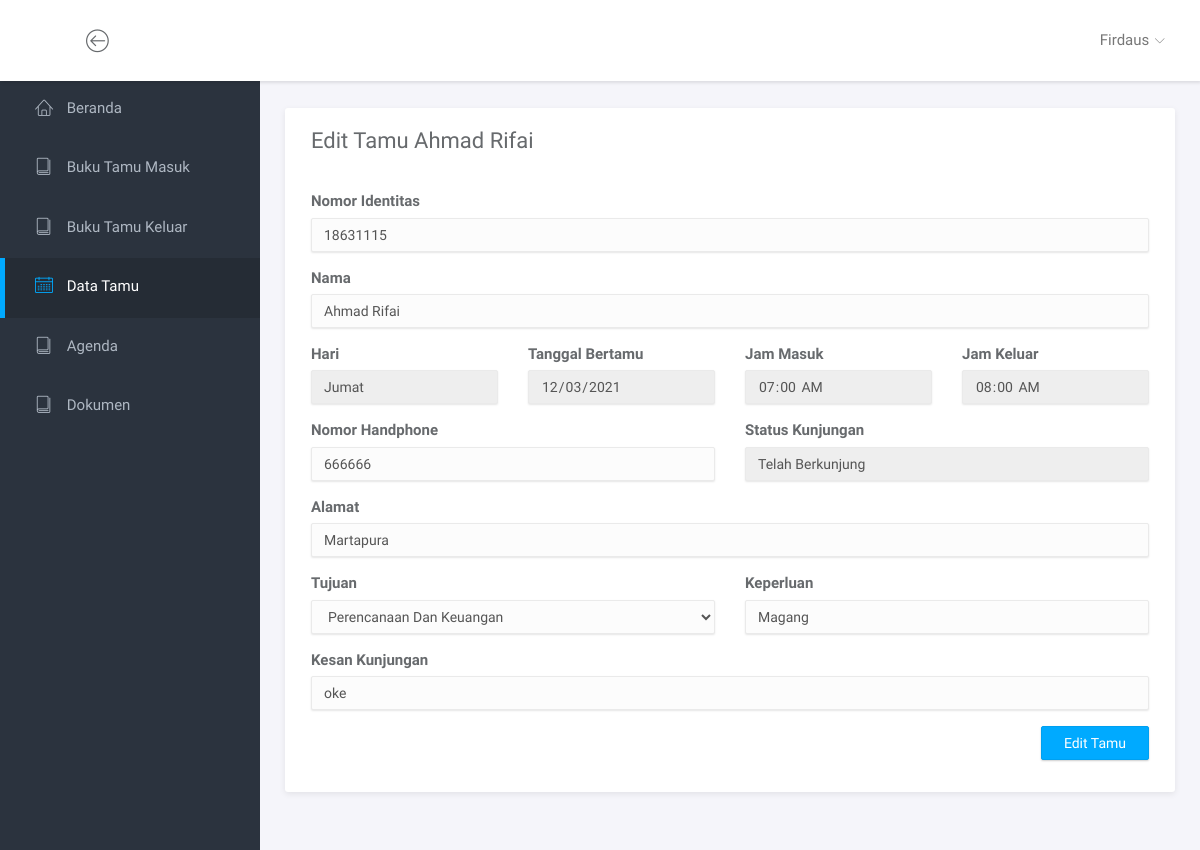
The app's page /index.php?page=edit_tamu&id_tamu=6 (signed in), older data.
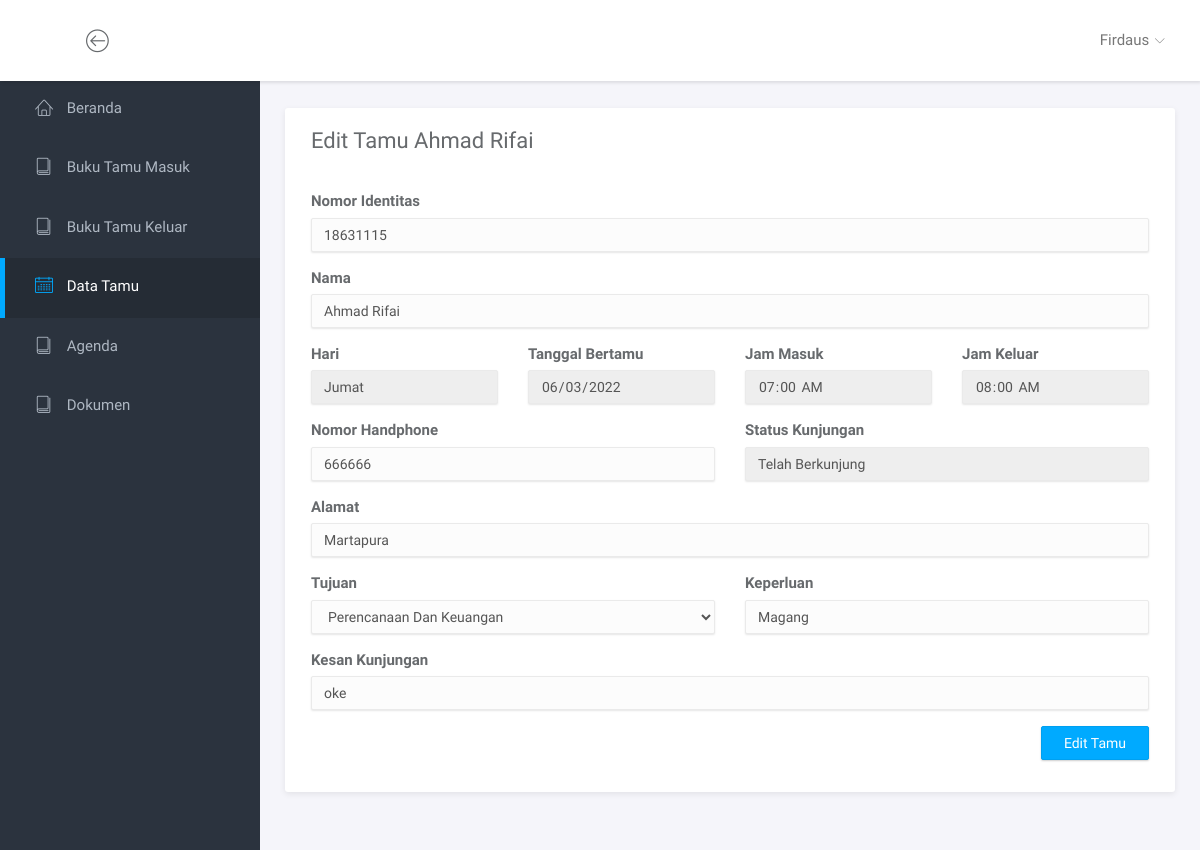
The same page, newer data.
### tables this page shows
CREATE TABLE `tabel_buku_tamu` (
    id_tamu INT NOT NULL AUTO_INCREMENT,
    id_user INT NOT NULL,
    id_ruangan INT NOT NULL,
    nomor_identitas VARCHAR(255) NOT NULL,
    nama VARCHAR(255) NOT NULL,
    tanggal DATE NOT NULL,
    jam_masuk TIME NOT NULL,
    jam_keluar TIME NULL,
    alamat VARCHAR(255) NOT NULL,
    nomor_handphone VARCHAR(15) NOT NULL,
    keperluan VARCHAR(255) NOT NULL,
    status_kunjungan ENUM('SEDANG BERKUNJUNG', 'TELAH BERKUNJUNG') NOT NULL,
    kesan_kunjungan TEXT NOT NULL,
    PRIMARY KEY (id_tamu),
    FOREIGN KEY (id_user) REFERENCES tabel_user (id_user),
    FOREIGN KEY (id_ruangan) REFERENCES tabel_ruangan (id_ruangan)
);

### halaman_edit_data/halaman_edit_tamu.php (the view, shortened to what the changed rows need)
<?php
if (isset($_GET['id_tamu'])) {
    require_once "database/koneksi.php";
    $sql = "SELECT * FROM tabel_buku_tamu WHERE id_tamu=" . $_GET['id_tamu'];
    $result = $mysqli->query($sql);
    $row = $result->fetch_assoc();
} else
    echo "<script>" .
        "window.location.href='index.php?page=data_tamu';" .
        "</script>";
?>
<div class="main">
    <div class="main-content">
        <div class="container-fluid">
            <div class="panel panel-headline">
                <div class="panel-heading">
                    <h3 class="panel-title">Edit Tamu <?= $row['nama']; ?></h3>
                </div>
                <div class="panel-body">
                    <form action="" method="POST">
                        <div class="row" style="margin-bottom: 16px;">
                            <div class="col-md-12">
                                <label for="nomor_identitas" class="form-label">Nomor Identitas</label>
                                <input type="text" class="form-control" id="nomor_identitas" name="nomor_identitas" value="<?= $row['nomor_identitas']; ?>">
                            </div>
                        </div>
                        <div class="row" style="margin-bottom: 16px;">
                            <div class="col-md-12">
                                <label for="nama" class="form-label">Nama</label>
                                <input type="text" class="form-control" id="nama" name="nama" value="<?= $row['nama']; ?>">
                            </div>
                        </div>
                        <div class="row" style="margin-bottom: 16px;">
                            <div class="col-md-3">
                                <label for="hari" class="form-label">Hari</label>
                                <input type="text" class="form-control" readonly id="hari" name="hari" value="<?= HARI_DALAM_INDONESIA[Date("w", strtotime($row['tanggal']))]; ?>">
                            </div>
                            <div class="col-md-3">
                                <label class="form-label">Tanggal Bertamu</label>
                                <input type="date" class="form-control" readonly value="<?= $row['tanggal']; ?>">
                            </div>
                            <div class="col-md-3">
                                <label class="form-label">Jam Masuk</label>
                                <input type="time" class="form-control" readonly value="<?= $row['jam_masuk']; ?>">
                            </div>
                            <div class="col-md-3">
                                <label class="form-label">Jam Keluar</label>
                                <input type="time" class="form-control" readonly value="<?= $row['jam_keluar']; ?>">
                            </div>
                        </div>
                        <div class="row" style="margin-bottom: 16px;">
                            <div class="col-md-6">
                                <label for="nomor_handphone" class="form-label">Nomor Handphone</label>
                                <input type="number" class="form-control" id="nomor_handphone" name="nomor_handphone" value="<?= $row['nomor_handphone']; ?>">
                            </div>
                            <div class="col-md-6">
                                <label class="form-label">Status Kunjungan</label>
                                <input type="text" class="form-control" readonly value="<?= ucwords(strtolower($row['status_kunjungan'])); ?>">
                            </div>
                        </div>
                        <div class="row" style="margin-bottom: 16px;">
                            <div class="col-md-12">
                                <label for="alamat" class="form-label">Alamat</label>
                                <input type="text" class="form-control" id="alamat" name="alamat" value="<?= $row['alamat']; ?>">
                            </div>
                        </div>
                        <div class="row" style="margin-bottom: 16px;">
                            <div class="col-md-6">
                                <label for="id_ruangan" class="form-label">Tujuan</label>
                                <select class="form-control" id="id_ruangan" name="id_ruangan" required>
                                    <?php $data_ruangan = $mysqli->query("SELECT * FROM tabel_ruangan ORDER BY nama"); ?>
                                    <?php while ($row_ruangan = $data_ruangan->fetch_assoc()) : ?>
                                        <?php if ($row_ruangan['id_ruangan'] == $row['id_ruangan']) : ?>
                                            <option selected value="<?= $row_ruangan['id_ruangan']; ?>"><?= ucwords(strtolower($row_ruangan['nama'])); ?></option>
                                        <?php else : ?>
                                            <option value="<?= $row_ruangan['id_ruangan']; ?>"><?= ucwords(strtolower($row_ruangan['nama'])); ?></option>
                                        <?php endif; ?>
                                    <?php endwhile; ?>
                                </select>
                            </div>
                            <div class="col-md-6">
                                <label for="keperluan" class="form-label">Keperluan</label>
                                <input type="text" class="form-control" id="keperluan" name="keperluan" value="<?= $row['keperluan']; ?>">
                            </div>
                        </div>
                        <div class="row" style="margin-bottom: 16px;">
                            <div class="col-md-12">
                                <label for="kesan_kunjungan" class="form-label">Kesan Kunjungan</label>
                                <input type="text" class="form-control" id="kesan_kunjungan" name="kesan_kunjungan" value="<?= $row['kesan_kunjungan']; ?>">
                            </div>
                        </div>
                        <div class="row" style="margin-bottom: 16px;">
                            <div class="col-md-12" style="display: flex; justify-content: end;">
                                <button type="submit" name="submit" class="btn btn-primary">Edit Tamu</button>
                            </div>
                        </div>
                    </form>
                </div>
            </div>
        </div>
    </div>
</div>

Row changes from the older to the newer data that the page shows:
changed tabel_buku_tamu "Ahmad Rifai": tanggal "12/03/2021" → "06/03/2022"
